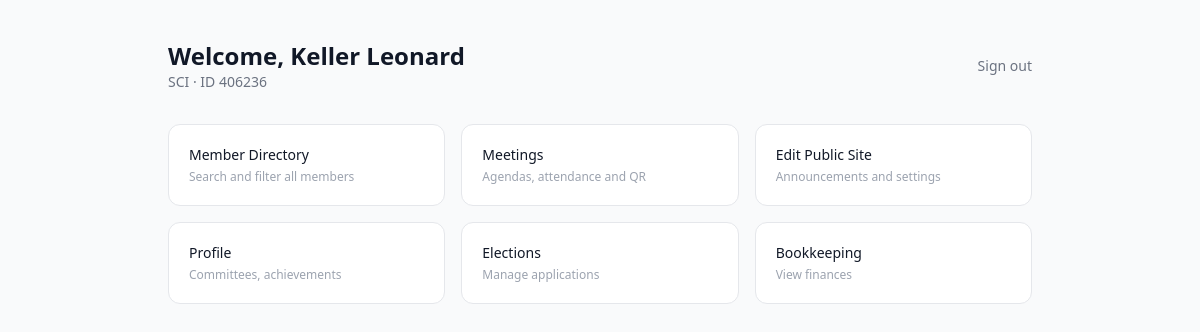
Page /dashboard/ (signed in) on the committed database.
### sga/models.py (models this page shows, shortened)
class Member(models.Model):
    class Grade(models.TextChoices):
        NINTH    = '9',  '9th Grade'
        TENTH    = '10', '10th Grade'
        ELEVENTH = '11', '11th Grade'
        TWELFTH  = '12', '12th Grade'
    class ShirtSize(models.TextChoices):
        XS  = 'XS',  'XS'
        S   = 'S',   'Small'
        M   = 'M',   'Medium'
        L   = 'L',   'Large'
        XL  = 'XL',  'XL'
        XXL = 'XXL', 'XXL'
    class DuesStatus(models.TextChoices):
        PAID    = 'PAID',    'Paid'
        PENDING = 'PENDING', 'Pending'
    class MemberStatus(models.TextChoices):
        ACTIVE  = 'ACTIVE',  'Active'
        PENDING = 'PENDING', 'Pending'
        ALUMNI  = 'ALUMNI',  'Alumni'
    class ElectedPosition(models.TextChoices):
        NONE      = '',          'No position'
        EXEC_PRES = 'EXEC_PRES', 'Executive President'
        EXEC_VP   = 'EXEC_VP',   'Executive Vice President'
        EXEC_PARL = 'EXEC_PARL', 'Executive Parliamentarian'
        EXEC_SEC  = 'EXEC_SEC',  'Executive Secretary'
        EXEC_TRES = 'EXEC_TRES', 'Executive Treasurer'
        SR_PRES   = 'SR_PRES',   'Senior President'
        SR_VP     = 'SR_VP',     'Senior Vice President'
        SR_SEC    = 'SR_SEC',    'Senior Secretary'
        JR_PRES   = 'JR_PRES',   'Junior President'
        JR_VP     = 'JR_VP',     'Junior Vice President'
        JR_SEC    = 'JR_SEC',    'Junior Secretary'
        SO_PRES   = 'SO_PRES',   'Sophomore President'
        SO_VP     = 'SO_VP',     'Sophomore Vice President'
        SO_SEC    = 'SO_SEC',    'Sophomore Secretary'
        FR_PRES   = 'FR_PRES',   'Freshman President'
        FR_VP     = 'FR_VP',     'Freshman Vice President'
        FR_SEC    = 'FR_SEC',    'Freshman Secretary'
    student_id                   = models.CharField(max_length=6, unique=True, validators=[student_id_validator])
    full_name                    = models.CharField(max_length=120)
    email                        = models.EmailField(blank=True)
    password_hash                = models.CharField(max_length=255, blank=True)
    grade                        = models.CharField(max_length=2, choices=Grade.choices, blank=True)
    shirt_size                   = models.CharField(max_length=3, choices=ShirtSize.choices, blank=True)
    dues_status                  = models.CharField(max_length=10, choices=DuesStatus.choices, default=DuesStatus.PENDING)
    member_status                = models.CharField(max_length=10, choices=MemberStatus.choices, default=MemberStatus.PENDING)
    permission_tier              = models.CharField(max_length=10, choices=PermissionTier.choices, default=PermissionTier.APPLICANT)
    elected_position             = models.CharField(max_length=20, choices=ElectedPosition.choices, default='', blank=True)
    attendance_warning_dismissed = models.BooleanField(default=False)
    created_at                   = models.DateTimeField(auto_now_add=True)
    updated_at                   = models.DateTimeField(auto_now=True)
    class Meta:
        ordering = ['full_name']

### sga/views.py (the view)
# urls.py: path('dashboard/',                    views.dashboard_view,      name='dashboard'),
@login_required
def dashboard_view(request):
    try:
        member = Member.objects.get(student_id=request.user.username)
    except Member.DoesNotExist:
        messages.error(request, 'No member record found for your account.')
        return redirect('login')
    settings = SiteSettings.get()
    if request.method == 'POST' and is_officer(member):
        action = request.POST.get('action')
        if action == 'toggle_signup':
            settings.signup_enabled = not settings.signup_enabled
            settings.save()
        return redirect('dashboard')
    return render(request, 'sga/dashboard.html', {
        'member': member,
        'signup_enabled': settings.signup_enabled,
    })

### sga/models.py (called while the page is built)
    @classmethod
    def get(cls):
        obj, _ = cls.objects.get_or_create(pk=1)
        return obj

### sga/templates/sga/dashboard.html (shortened to what this page needs)
<!DOCTYPE html>
<html lang="en">
<head>
  <script src="https://cdn.tailwindcss.com"></script>
</head>
<body class="bg-gray-50 min-h-screen">
<div class="max-w-4xl mx-auto px-4 py-10">
  <div class="flex items-center justify-between mb-8">
    <div>
      <h1 class="text-2xl font-semibold text-gray-900">Welcome, {{ member.full_name }}</h1>
      <p class="text-sm text-gray-500">{{ member.get_permission_tier_display }} &middot; ID {{ member.student_id }}</p>
    </div>
    <a href="{% url 'logout' %}" class="text-sm text-gray-500 hover:text-gray-800">Sign out</a>
  </div>
  {% if member.permission_tier == 'OFFICER' or member.permission_tier == 'SCI' %}
  <div class="grid grid-cols-2 gap-4 sm:grid-cols-3 mb-8">
    <a href="{% url 'directory' %}" class="bg-white border border-gray-200 rounded-xl p-5 hover:shadow-sm transition">
      <p class="text-sm font-medium text-gray-900">Member Directory</p>
      <p class="text-xs text-gray-400 mt-1">Search and filter all members</p>
    </a>
    <a href="{% url 'meetings' %}" class="bg-white border border-gray-200 rounded-xl p-5 hover:shadow-sm transition">
      <p class="text-sm font-medium text-gray-900">Meetings</p>
      <p class="text-xs text-gray-400 mt-1">Agendas, attendance and QR</p>
    </a>
    <a href="{% url 'edit_site' %}" class="bg-white border border-gray-200 rounded-xl p-5 hover:shadow-sm transition">
      <p class="text-sm font-medium text-gray-900">Edit Public Site</p>
      <p class="text-xs text-gray-400 mt-1">Announcements and settings</p>
    </a>
    <a href="{% url 'profile' %}" class="bg-white border border-gray-200 rounded-xl p-5 hover:shadow-sm transition">
      <p class="text-sm font-medium text-gray-900">Profile</p>
      <p class="text-xs text-gray-400 mt-1">Committees, achievements</p>
    </a>
    {% if member.permission_tier == 'SCI' %}
    <a href="#" class="bg-white border border-gray-200 rounded-xl p-5 hover:shadow-sm transition">
      <p class="text-sm font-medium text-gray-900">Elections</p>
      <p class="text-xs text-gray-400 mt-1">Manage applications</p>
    </a>
    <a href="#" class="bg-white border border-gray-200 rounded-xl p-5 hover:shadow-sm transition">
      <p class="text-sm font-medium text-gray-900">Bookkeeping</p>
      <p class="text-xs text-gray-400 mt-1">View finances</p>
    </a>
    {% endif %}
  </div>
  {% else %}
  <div class="bg-white border border-gray-200 rounded-xl p-6 text-sm text-gray-500">
    Your application is pending approval. Check back soon.
  </div>
  {% endif %}
</div>
</body>
</html>

### rows in the picture
Member: full_name "Keller Leonard", permission_tier "SCI", student_id "406236"
